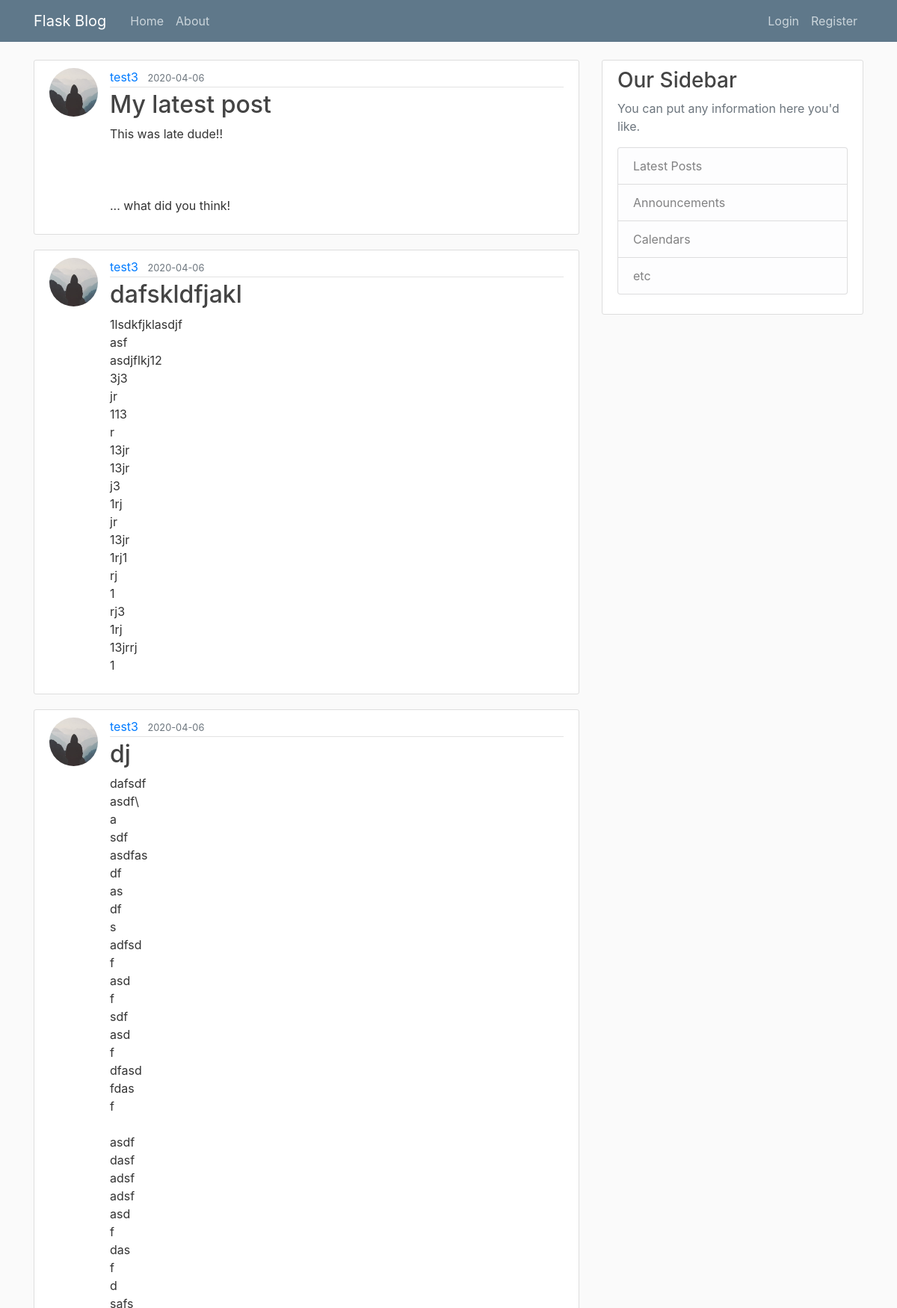
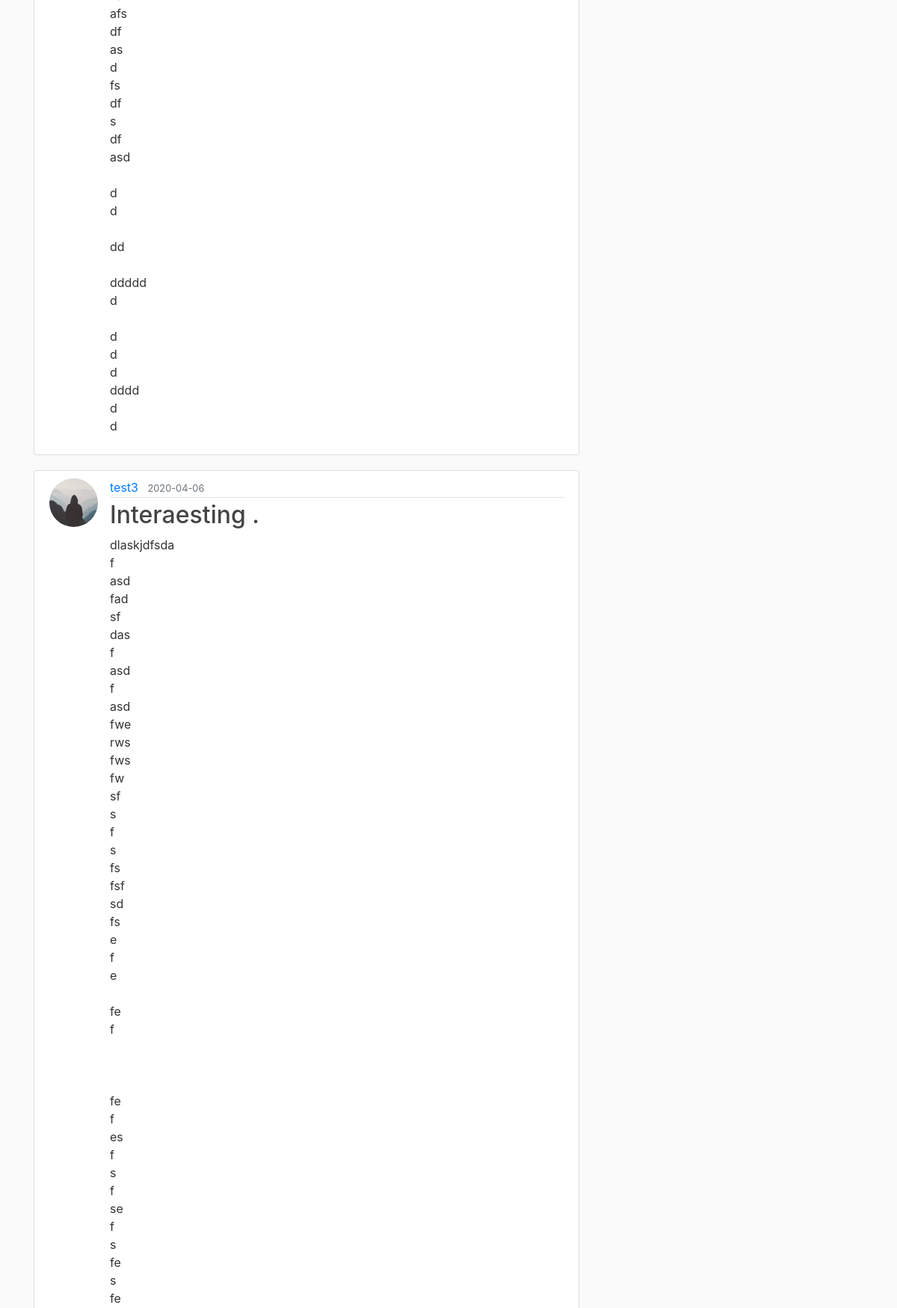
The page /home (upper part) on the database its author committed (2 pictures, top to bottom).
### flaskblog/models.py (models this page shows, shortened)
class Post(db.Model):
    id = db.Column(db.Integer, primary_key=True)
    title = db.Column(db.String(100), nullable=True)
    date_posted = db.Column(db.DateTime, nullable=False, default=datetime.utcnow)
    content = db.Column(db.Text, nullable=False)
    user_id = db.Column(db.Integer, db.ForeignKey('user.id'), nullable=False)

class User(db.Model, UserMixin):
    id = db.Column(db.Integer, primary_key=True)
    username = db.Column(db.String(20), unique=True, nullable=False)
    email = db.Column(db.String(120), unique=True, nullable=False)
    image_file = db.Column(db.String(20), nullable=False, default='default.jpg')
    password = db.Column(db.String(60), nullable=False)
    posts = db.relationship('Post', backref = 'author', lazy=True)

### flaskblog/routes.py (the view)
@app.route("/")
@app.route("/home")
def home():
    page=request.args.get('page', 1, type=int)
    posts = Post.query.order_by(Post.date_posted.desc()).paginate(page=page, per_page=5)
    return render_template('home.html', posts=posts)

### flaskblog/templates/home.html (shortened to what this page needs)
{% extends "layout.html" %}
{% block content %}
    {% for post in posts.items %}
    <article class="media content-section">
      <img class = "rounded-circle article-img" src="{{url_for('static', filename='profile_pics/' + post.author.image_file)}}">
        <div class="media-body">
          <div class="article-metadata">
            <a class="mr-2" href="{{url_for('user_posts', username=post.author.username)}}">{{ post.author.username }}</a>
            <small class="text-muted">{{ post.date_posted.strftime('%Y-%m-%d') }}</small>
          </div>
          <h2><a class="article-title" href="{{url_for('post', post_id=post.id)}}"> {{ post.title }}</a></h2>
          <p class="article-content">{{ post.content }}</p>
        </div>
      </article>
    {% endfor %}
{% endblock content %}

### flaskblog/templates/layout.html (shortened to what this page needs)
<!DOCTYPE html>
<html>
<head>
    <link rel="stylesheet" href="https://maxcdn.bootstrapcdn.com/bootstrap/4.0.0/css/bootstrap.min.css">
    <link rel="stylesheet" type="text/css" href="{{ url_for('static', filename='main.css') }}">
</head>
<body>
    <header class="site-header">
      <nav class="navbar navbar-expand-md navbar-dark bg-steel fixed-top">
        <div class="container">
          <a class="navbar-brand mr-4" href="/">Flask Blog</a>
          <div class="collapse navbar-collapse" id="navbarToggle">
            <div class="navbar-nav mr-auto">
              <a class="nav-item nav-link" href="/">Home</a>
              <a class="nav-item nav-link" href="/about">About</a>
            </div>
            <div class="navbar-nav">
              {%if current_user.is_authenticated %}
                <a class="nav-item nav-link" href="/post/new">New Post</a>
                <a class="nav-item nav-link" href="/account">Account</a>
                <a class="nav-item nav-link" href="/logout">Logout</a>
              {%else%}
                <a class="nav-item nav-link" href="/login">Login</a>
                <a class="nav-item nav-link" href="/register">Register</a>
              {%endif%}
            </div>
          </div>
        </div>
      </nav>
    </header>
    <main role="main" class="container">
      <div class="row">
        <div class="col-md-8">
            {% block content %}{% endblock %}
        </div>
        <div class="col-md-4">
          <div class="content-section">
            <h3>Our Sidebar</h3>
            <p class='text-muted'>You can put any information here you'd like.
              <ul class="list-group">
                <li class="list-group-item list-group-item-light">Latest Posts</li>
                <li class="list-group-item list-group-item-light">Announcements</li>
                <li class="list-group-item list-group-item-light">Calendars</li>
                <li class="list-group-item list-group-item-light">etc</li>
              </ul>
            </p>
          </div>
        </div>
      </div>
    </main>
</body>
</html>

### flaskblog/static/main.css (style rules this page uses)
body { background: #fafafa; color: #333333; margin-top: 5rem; }
h1, h2, h3, h4, h5, h6 { color: #444444; }
.bg-steel { background-color: #5f788a; }
.site-header .navbar-nav .nav-link { color: #cbd5db; }
.content-section { background: #ffffff; padding: 10px 20px; border: 1px solid #dddddd; border-radius: 3px; margin-bottom: 20px; }
.article-title { color: #444444; }
.article-content { white-space: pre-line; }
.article-img { height: 65px; width: 65px; margin-right: 16px; }
.article-metadata { padding-bottom: 1px; margin-bottom: 4px; border-bottom: 1px solid #e3e3e3 }

### rows shown on the page
Post: image_file (placeholder picture), author.username "test3", date_posted "2020-04-06", title "My latest post", content "This was late dude!! ... what did you think!"
Post: image_file (placeholder picture), author.username "test3", date_posted "2020-04-06", title "dafskldfjakl", content "1lsdkfjklasdjf asf asdjflkj12 3j3 jr 113 r 13jr 13jr j3 1rj jr 13jr 1rj1 rj 1 rj3 1rj 13jrrj 1"
Post: image_file (placeholder picture), author.username "test3", date_posted "2020-04-06", title "dj", content "dafsdf asdf\\ a sdf asdfas df as df s adfsd f asd f sdf asd f dfasd fdas f asdf dasf adsf adsf asd f das f d safs afs df as d fs df s df asd d d dd ddddd d d d d dddd d d"
Post: image_file (placeholder picture), author.username "test3", date_posted "2020-04-06", title "Interaesting .", content "dlaskjdfsda f asd fad sf das f asd f asd fwe rws fws fw sf s f s fs fsf sd fs e f e fe f fe f es f s f se f s fe s fe"
